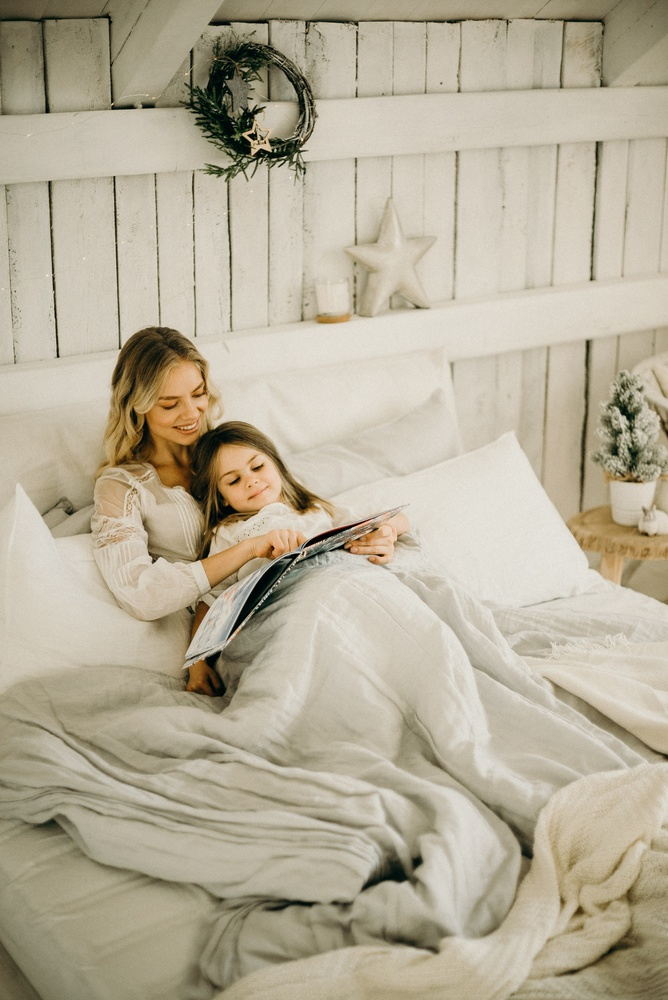
#> input picture foto/mamma-figlia.jpg, 668 x 1000 px, shrunk from 2832 x 4240 before the run
$ python fotodifianco.py
#> lines starting #> are read from the running program, lines starting #| are printed output that depends on the picture
import cv2
import numpy as np
from matplotlib import pyplot as plt

img = cv2.imread('foto/mamma-figlia.jpg')
#> img is the input picture: shape (1000, 668, 3); mean B, G, R 153.1, 173.9, 182.7
median = cv2.medianBlur(img, 9)
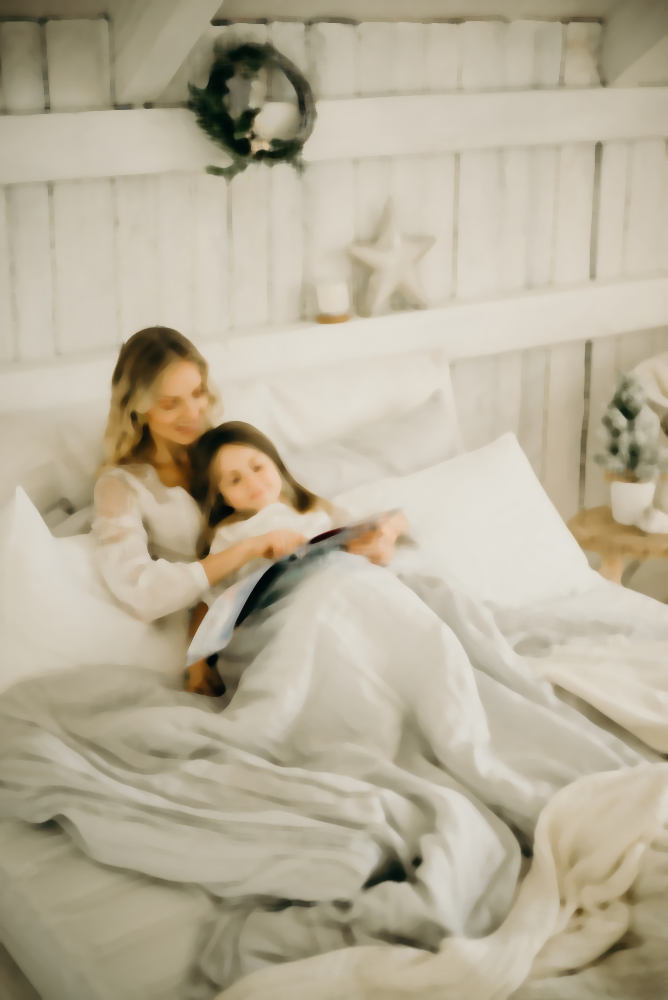
#> median: shape (1000, 668, 3); mean B, G, R 154.5, 175.4, 184.2

#blur = cv2.GaussianBlur(img, (9,9), 0)
#kernel = np.ones((9,9),np.float32)/81
#dst = cv2.filter2D(img, -1, kernel)

plt.subplot(121), plt.imshow(img), plt.title('Original')
plt.xticks([]), plt.yticks([])
plt.subplot(122),plt.imshow(median), plt.title('Blurred')
plt.xticks([]), plt.yticks([])
plt.show()
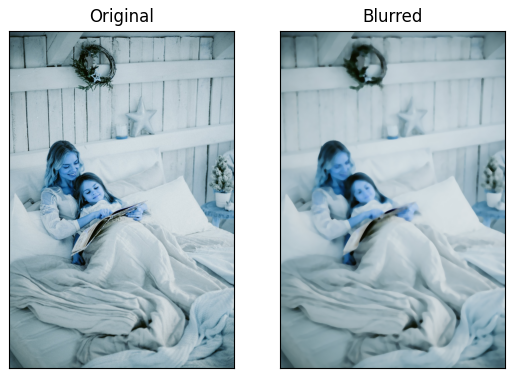
#> figure drawn by matplotlib, 2 panels; B, G, R data is drawn as R, G, B

$ run again, with foto/mele.jpg copied over foto/mamma-figlia.jpg
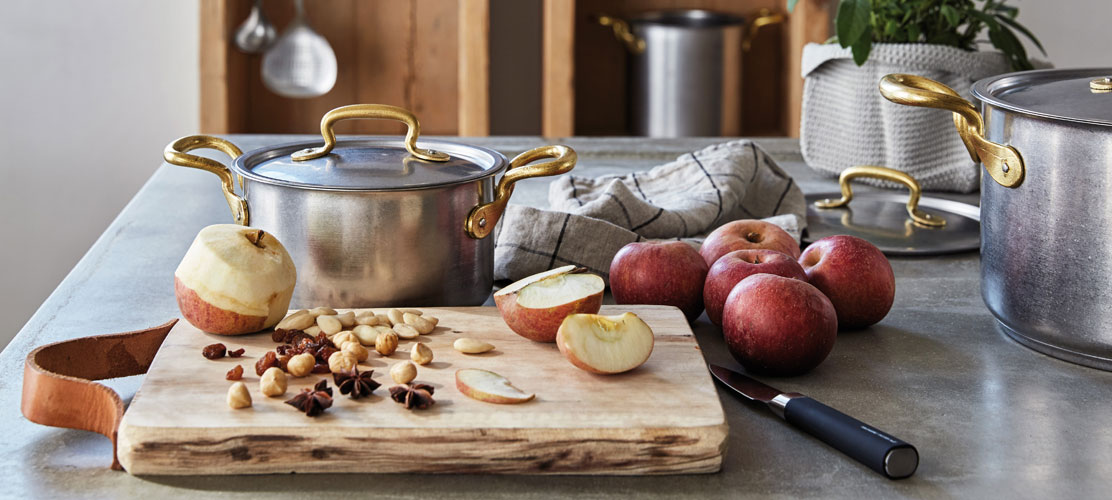
#> input picture foto/mele.jpg, 1112 x 500 px
#> img is the input picture: shape (500, 1112, 3); mean B, G, R 116.4, 125.2, 139.4
#> `median = cv2.medianBlur(img, 9)`:
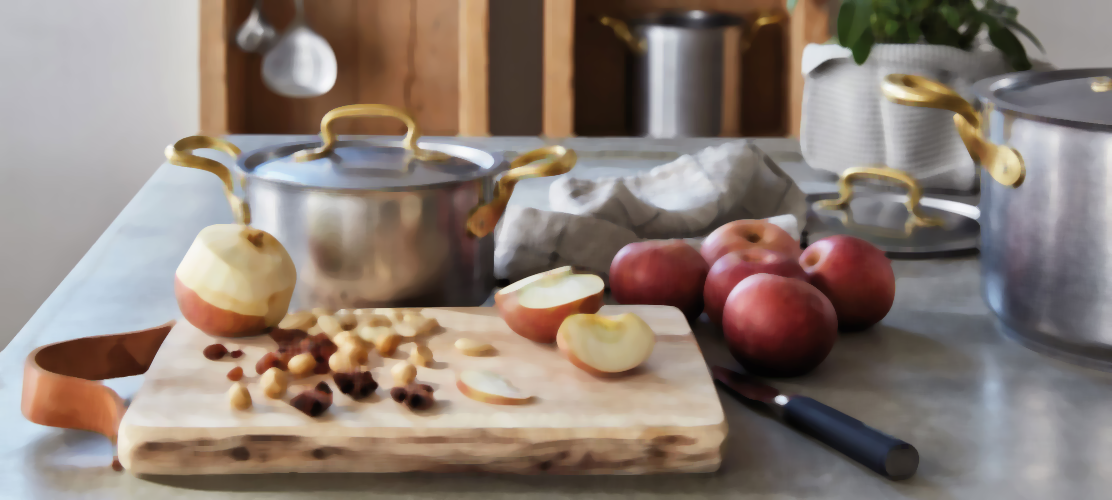
#> median: shape (500, 1112, 3); mean B, G, R 116.3, 125.3, 139.7
#> `plt.show()`:
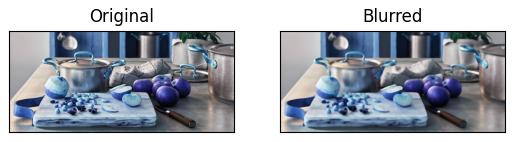
#> figure drawn by matplotlib, 2 panels; B, G, R data is drawn as R, G, B

$ run again, with foto/ragazzo-fiori.jpg copied over foto/mamma-figlia.jpg
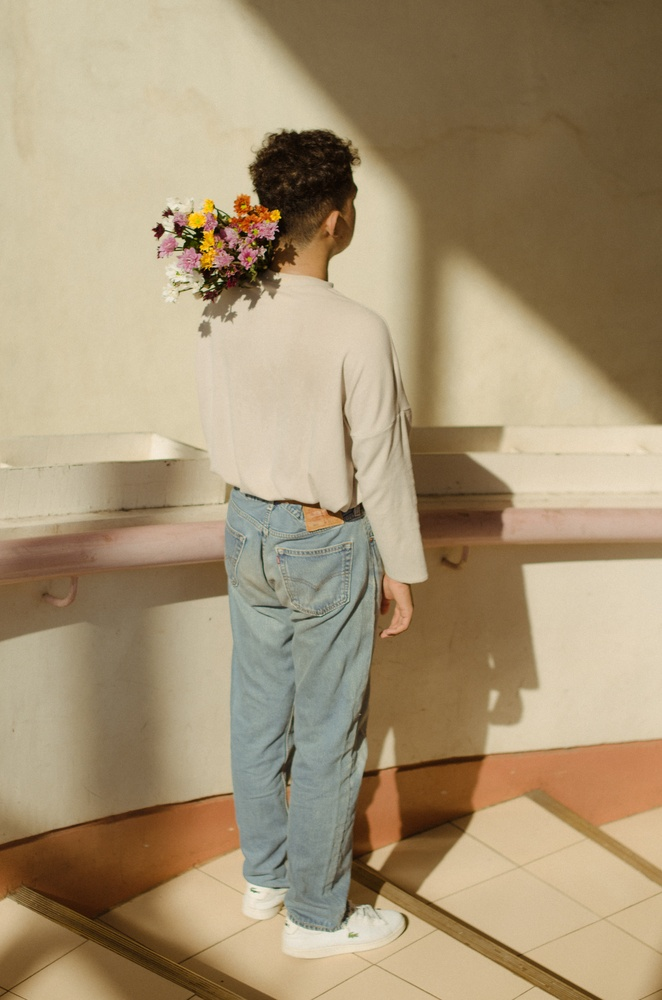
#> input picture foto/ragazzo-fiori.jpg, 662 x 1000 px, shrunk from 3198 x 4828 before the run
#> img is the input picture: shape (1000, 662, 3); mean B, G, R 116.1, 147, 166.4
#> `plt.show()`:
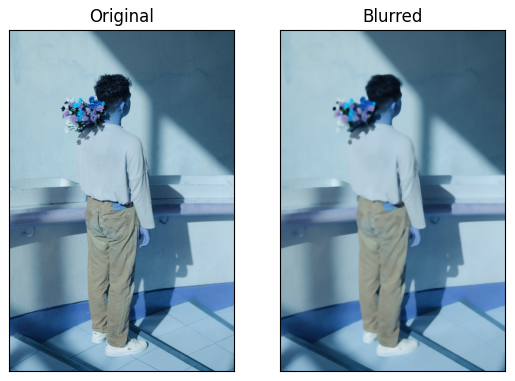
#> figure drawn by matplotlib, 2 panels; B, G, R data is drawn as R, G, B
